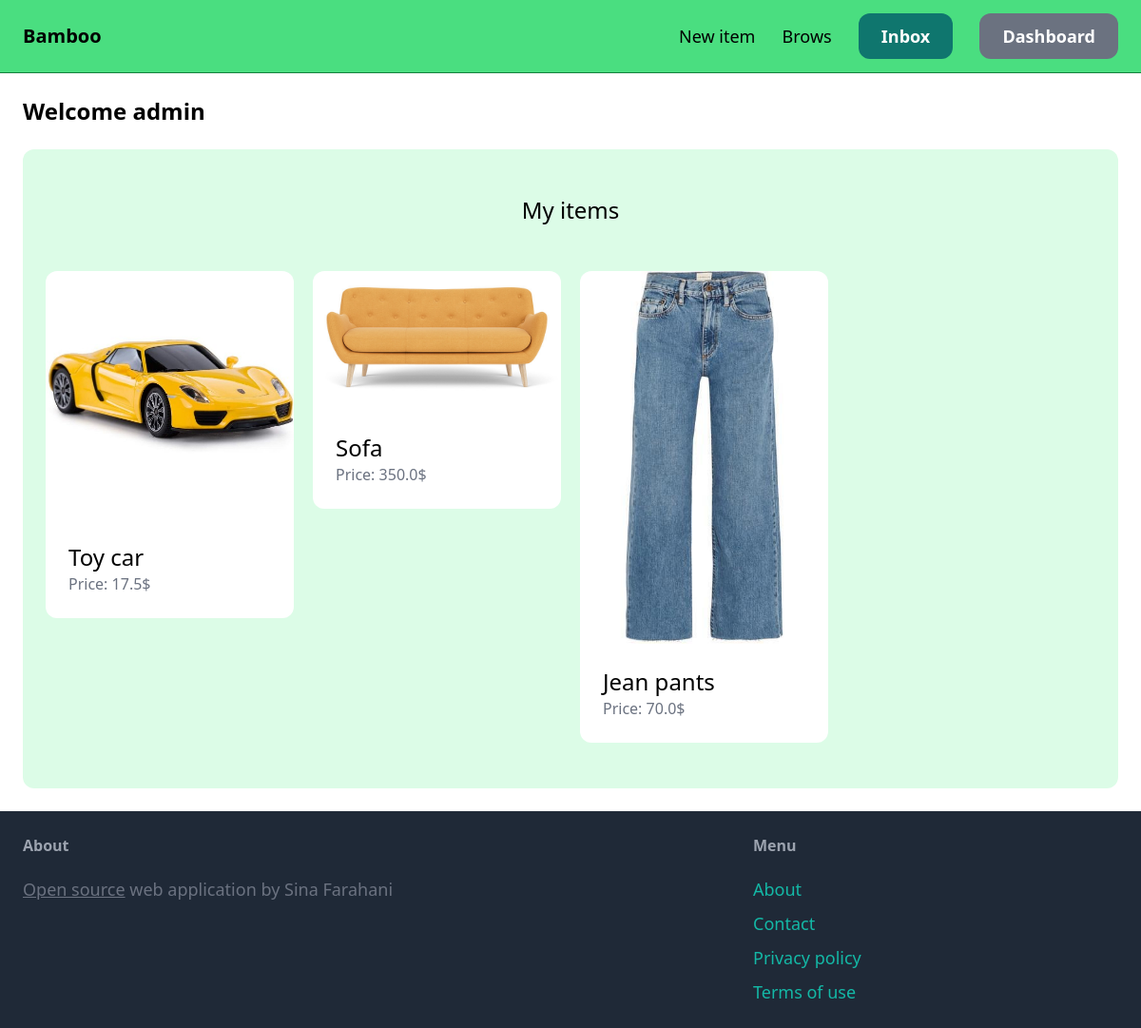
The page /dashboard/ (signed in) on the database its author committed.
### item/models.py (models this page shows, shortened)
class Item(models.Model):
    name = models.CharField(max_length=255)
    category = models.ForeignKey(Category, related_name='items', on_delete=models.CASCADE)
    description = models.TextField(blank=True, null=True)
    price = models.FloatField()
    image = models.ImageField(upload_to='item_images', blank=True, null=True)
    is_sold = models.BooleanField(default=False)
    created_by = models.ForeignKey(User, related_name='items', on_delete=models.CASCADE)
    created_at = models.DateTimeField(auto_now_add=True)

### dashboard/views.py (the view)
# urls.py: path('', views.index, name='index')
@login_required
def index(request):
    items = Item.objects.filter(created_by=request.user)
    return render(request, 'dashboard/index.html', {
        'items':items
    })

### dashboard/templates/dashboard/index.html (shortened to what this page needs)
{% extends 'core/base.html' %}
{% block content %}
    <h1 class="font-semibold text-2xl mb-2">Welcome {{ request.user }}</h1>
    <div  class="mt-6 px-6 py-12 bg-green-100 rounded-xl ">
        <h2 class="mb-12 text-2xl text-center">My items</h2>
        <div class="grid grid-cols-4 gap-5 ">
            {% for item in items %}
                <div>
                    <a href="{% url 'item:detail' item.id %}">
                        <div>
                            <img src="{{ item.image.url }}" class="rounded-t-xl">
                        </div>
                        <div class="p-6 bg-white rounded-b-xl ">
                            <h2 class="text-2xl">{{ item.name }}</h2>
                            <p class="text-gray-500">Price: {{ item.price }}$</p>
                        </div>
                    </a>
                </div>
            {% endfor %}
        </div>
    </div>
{% endblock %}

### playground/templates/core/base.html (shortened to what this page needs)
<!doctype html>
<html>
    <head>
        <script src="https://cdn.tailwindcss.com"></script>
    </head>
    <body>
        <nav class="px-6 py-6 flex justify-between items-center border-b border-green-700 bg-green-400">
            <a href="/" class="text-xl font-semibold hover:text-orange-500">Bamboo</a>
            <div class="space-x-6">
                <a href="{% url 'item:new' %}" class="text-lg font-semiboild hover:text-orange-500">New item</a>
                <a href="{% url 'item:brows' %}" class="text-lg font-semiboild hover:text-orange-500">Brows</a>
                {% if request.user.is_authenticated %}
                    <a href="{% url 'conversation:inbox' %}" class="px-6 py-3 text-lg font-semibold bg-teal-700 text-white rounded-xl hover:bg-teal-900">Inbox</a>
                    <a href="{% url 'dashboard:index' %}" class="px-6 py-3 text-lg font-semibold bg-gray-500 text-white rounded-xl hover:bg-gray-800">Dashboard</a>
                {% else %}
                    <a href="{% url 'playground:signup' %}" class="px-6 py-3 text-lg font-semibold bg-teal-700 text-white rounded-xl hover:bg-teal-900">Sign up</a>
                    <a href="{% url 'playground:login' %}" class="px-6 py-3 text-lg font-semibold bg-gray-500 text-white rounded-xl hover:bg-gray-800">Login</a>
                {% endif %}
            </div>
        </nav>
        <div class="px-6 py-6" >
            {% block content %}
            {% endblock %}
        </div>
        <footer class="px-6 py-6 flex justify-between bg-gray-800">
            <div class="w-2/3 pr-10">
                <h3 class="mb-5 font-semibold text-gray-400">About</h3>
                <p class="text-lg text-gray-500"><a href="https://github.com/sinafarahanii/Online-Marketplace" class="hover:text-blue-200"><u>Open source</u></a> web application by Sina Farahani</p>
            </div>
            <div class="w-1/3">
                <h3 class="mb-5 font-semibold text-gray-400">Menu</h3>
                <ul class="space-y-2">
                    <li><a href="#" class="text-lg text-teal-500 hover:text-teal-700">About</a></li>
                    <li><a href="{% url 'playground:contact' %}" class="text-lg text-teal-500 hover:text-teal-700">Contact</a></li>
                    <li><a href="#" class="text-lg text-teal-500 hover:text-teal-700">Privacy policy</a></li>
                    <li><a href="#" class="text-lg text-teal-500 hover:text-teal-700">Terms of use</a></li>
                </ul>
            </div>
        </footer>
    </body>
</html>

### rows shown on the page
Item: image (picture), name "Toy car", price "17.5"
Item: image (picture), name "Sofa", price "350.0"
Item: image (picture), name "Jean pants", price "70.0"

### other values the page prints
{{ request.user }} "admin"
